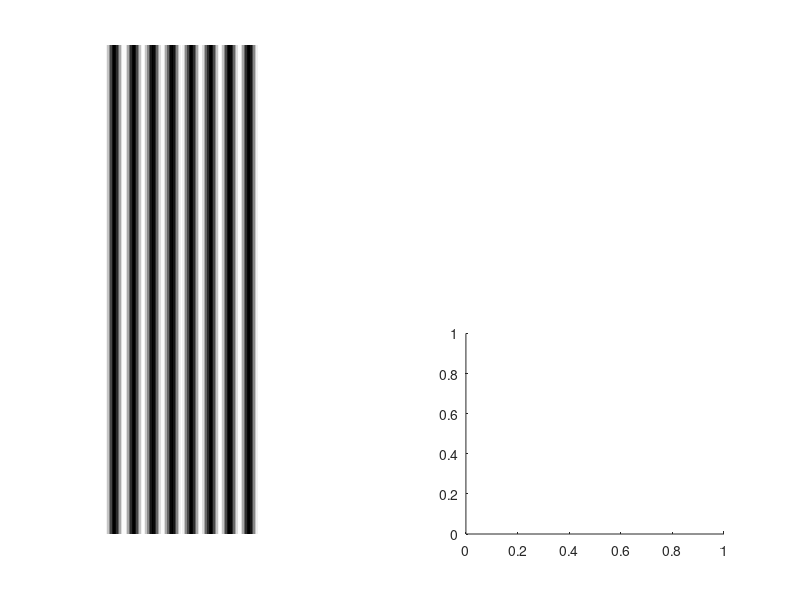

MATLAB code to generate this figure: (Note: this script raises an error after producing the figure.)
x = 0:.02:2;
f4 = cos(2*pi*4*x);
colormap(gray(128))

phase = [0:.125:1]*2*pi;
nImage = length(phase);
f3 = zeros(nImage,length(x));
for i=1:nImage
 f3(i,:) = cos(2*pi*3*x - phase(i));
end
tmp = ones(nImage,1)*f4;
flute = f3 + tmp;

%
%	This is good.  It is shifted to the
%	right at every boundary, but never gets anywhere
%

subplot(1,3,1)
imagesc(f4)
axis off;

subplot(1,3,2)
imagesc(f3)
axis off

subplot(1,3,3)
imagesc(flute)
axis off;


subplot(1,3,3)
plot(flute(1,:))
set(gca,'xlim',[0 100])

subplot(1,3,2)
plot(flute(3,:))
set(gca,'xlim',[0 100])

subplot(2,2,4)
imagesc(f(2,:))
